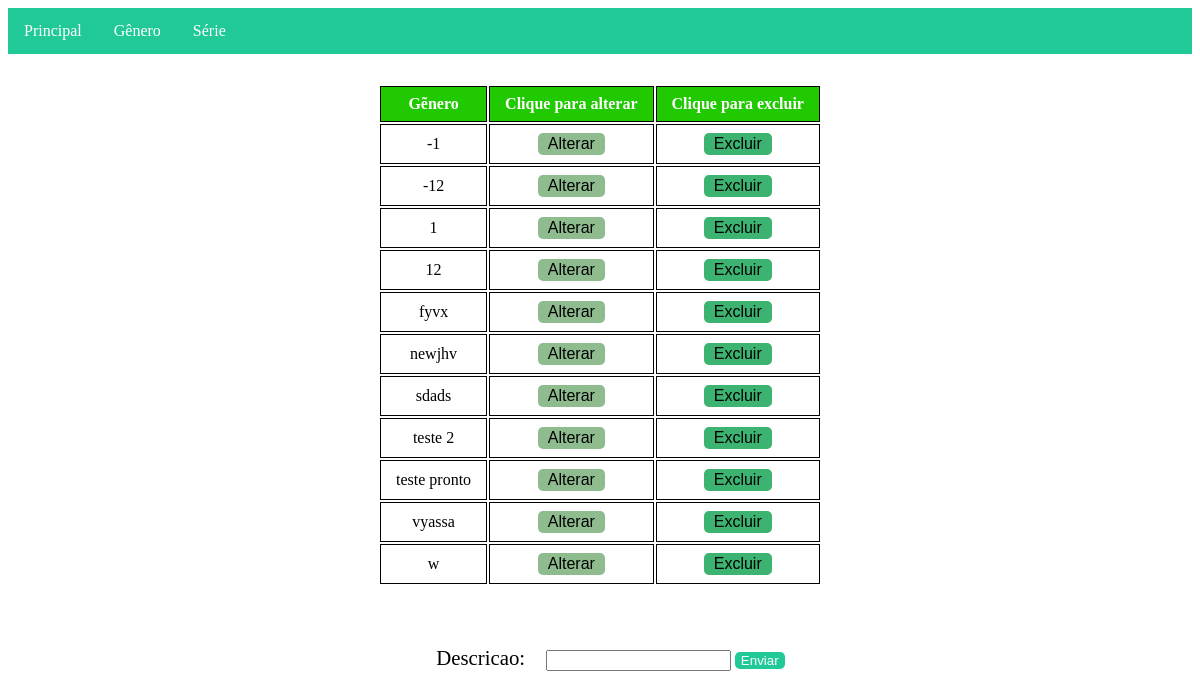
The page /genero/ on the database its author committed.
### genero/models.py (models this page shows, shortened)
class Genero(models.Model):
    descricao = models.CharField(max_length=50)

### genero/views.py (the view)
# urls.py: path('', views.cadastro, name='cadastro'),
def cadastro(request):
    form = forms.GeneroForm()
    if request.method == 'POST':
        form = forms.GeneroForm(request.POST)
        if form.is_valid():
            form.save(commit=True)
        else:
            print("ERROR")
    generos_list = models.Genero.objects.order_by('descricao')
    data_dict = {'form': form, 'generos_records': generos_list}
    return render(request, 'genero/genero.html', data_dict)

### genero/forms.py
class GeneroForm(forms.ModelForm):
    class Meta:
        model = Genero
        fields = '__all__'

### templates/genero/genero.html (shortened to what this page needs)
<!DOCTYPE html>
{% load static %}
<html lang="pt-br">
<head>
    <link href="{% static 'css/crud.css' %}" rel="stylesheet" type="text/css">
    <link href="{% static 'css/menu.css' %}" rel="stylesheet" type="text/css">
</head>
<body>
    {% include "../menu.html" %}
<main>
    <div class="container">
        <div>
            {% if generos_records %}
            <table>
                <thead>
                <tr>
                    <th>Gẽnero</th>
                    <th>Clique para alterar</th>
                    <th>Clique para excluir</th>
                </tr>
                </thead>
                <tbody>
                    {% for genero in generos_records %}
                    <tr>
                        <td>{{ genero.descricao }}</td>
                        <td><button class="list-button editar-button" onclick="updateItem({{ genero.id }})">Alterar</button></td>
                        <td><button class="list-button apagar-button" onclick="deleteItem({{ genero.id }})">Excluir</button></td>
                    </tr>
                    {% endfor %}
                </tbody>
            </table>
            {% else %}
                <p>Nenhum dado cadastrado</p>
            {% endif %}
        </div>
        <div class="divForm">
            <form onsubmit="/genero" id="form-genero" method="post">
                {{form}}
                <input type="submit" id="submit-button" value="Enviar"/>
            </form>
        </div>
    </div>
</main>
</body>
</html>

### templates/menu.html
<!DOCTYPE html>
<header>
    <nav>
        <ul>
            <li><a href="/principal">Principal</a></li>
            <li><a href="/genero">Gênero</a></li>
            <li><a href="/principal">Série</a></li>
        </ul>
    </nav>
</header>

### static/css/crud.css (style rules this page uses)
form { margin: 30px; }
form label { display: inline; text-align: center; font-size: 1.3em; padding: 1em; }
#submit-button { background: #20c997; color: white; border: none; border-radius: 5px; }
.container { display: flex; flex-direction: column; justify-content: center; align-items: center; }
table { margin: 30px; text-align: center; }
thead { background: #20c900; color: white; font-weight: bold; }
td, th { border: 1px solid black; padding: 8px 15px; }
.list-button { border: none; border-radius: 5px; padding: 2px 10px; font-size: 1em; }
.apagar-button { background-color: mediumseagreen; }
.editar-button { background: darkseagreen; }

### static/css/menu.css (style rules this page uses)
ul { list-style-type: none; margin: 0; padding: 0; overflow: hidden; background: #20c997; }
li { float: left; }
li a { display: block; color: white; text-align: center; padding: 14px 16px; text-decoration: none; }

### rows shown on the page
Genero: descricao "-1"
Genero: descricao "-12"
Genero: descricao "1"
Genero: descricao "12"
Genero: descricao "fyvx"
Genero: descricao "newjhv"
Genero: descricao "sdads"
Genero: descricao "teste 2"
Genero: descricao "teste pronto"
Genero: descricao "vyassa"
Genero: descricao "w"
